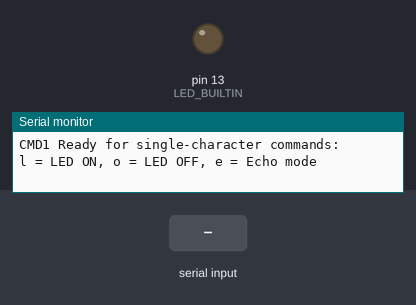
Bench run of a sketch on a simulated Arduino Uno, built with avr-gcc and run on an emulated ATmega328P. On the bench: output pins drawn as LEDs (lit = HIGH), the last lines printed to the serial monitor. Inputs (shaded band) come from the test bench.

Above: at 1.2 s.
1.3 s: "l\n" received over Serial
At 2.4 s:
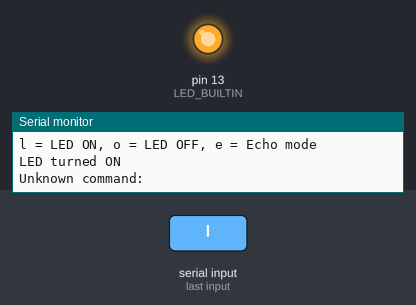
4.3 s: byte 111 ('o') received over Serial
At 4.6 s:
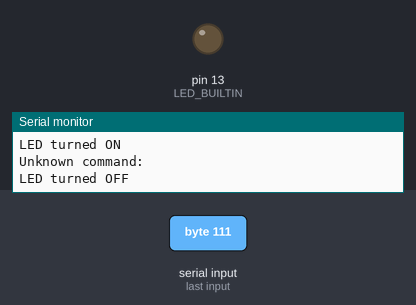
Timing chart, 0 to 7.3 s (numbered marks = the images above; inputs shaded):
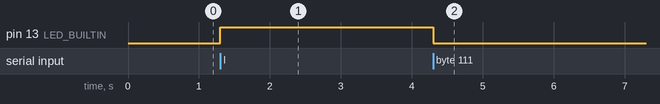

Measured:
- after the input at 1.3 s, pin 13 (LED_BUILTIN): LOW → HIGH at once
- after the input at 4.3 s, pin 13 (LED_BUILTIN): HIGH → LOW at once

The sketch:

serial_cmd1.ino
```cpp
/*
 * AI Generated
 * Debugged / modded by Steve Buer
 */

/* Use monitor settings: 'No line ending' */

void setup() {
  Serial.begin(9600);
  pinMode(LED_BUILTIN, OUTPUT);
  Serial.println("CMD1 Ready for single-character commands:");
  Serial.println("l = LED ON, o = LED OFF, e = Echo mode");
}

void loop() {
  if (Serial.available() > 0) {
    char command = Serial.read();

    // Serial.print("Debug Received: ");
    // Serial.println(command);  // This will show invisible characters like \r or \n

    /* compiler bug? Declare var inside switch() breaks cases below it! */
    /* Move this declaration here */
    String echoText;

    switch (command) {
      case 'c':
        Serial.println("C command");
        break;

      case 'l': // LED ON
        digitalWrite(LED_BUILTIN, HIGH);
        Serial.println("LED turned ON");
        break;

      case 'o': // LED OFF
        digitalWrite(LED_BUILTIN, LOW);
        Serial.println("LED turned OFF");
        break;

      case 'e':
        Serial.println("Enter text to echo:");
        while (Serial.available() == 0); // Wait for input
        echoText = Serial.readStringUntil('\n');
        echoText.trim();
        Serial.println("Echo: " + echoText);
        break;

      case 'h':
      default:
        Serial.print("Unknown command: ");
        Serial.println(command);
        break;
    }
  }
}
```
